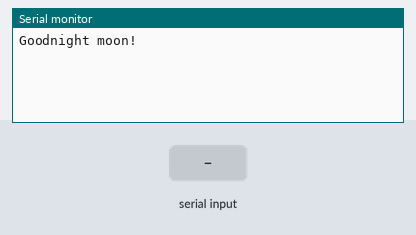
A sketch run on a simulated Arduino Uno, built with avr-gcc and run on an emulated ATmega328P. Parts: the last lines printed to the serial monitor. The inputs (shaded band) are chosen by the test bench.

Above: at 1.2 s.
1.3 s: "1" received over the second serial link
At 2.3 s:
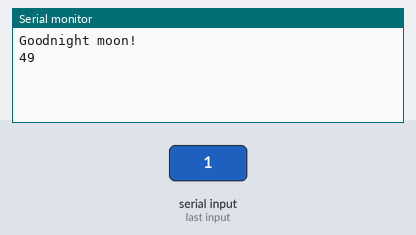
2.8 s: "0" received over the second serial link
At 3.4 s:
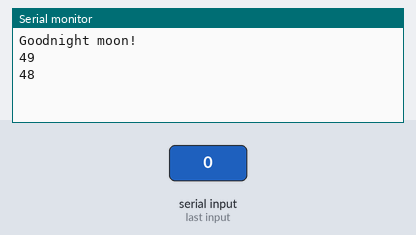
4.3 s: "2" received over the second serial link
At 5.8 s:
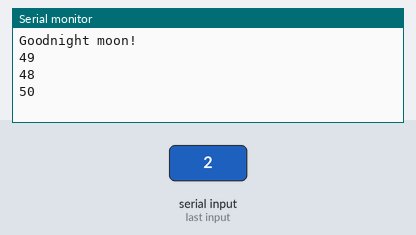

The sketch:

SerialCommunication.ino
```cpp
#include <SoftwareSerial.h>

SoftwareSerial mySerial(10, 11); // RX, TX

String RetriveData;

void setup() {
  // Open serial communications and wait for port to open:
  Serial.begin(9600);
  while (!Serial) {
    ; // wait for serial port to connect. Needed for native USB port only
  }


  Serial.println("Goodnight moon!");

  // set the data rate for the SoftwareSerial port
  mySerial.begin(19200);
}

void loop() { // run over and over
  if (mySerial.available()) {
    Serial.println(mySerial.read());
  }
}
```

Measured:
- after the input at 1.3 s, the serial monitor: prints a new line at once (image 1)
- after the input at 2.8 s, the serial monitor: prints a new line at once (image 2)
- after the input at 4.3 s, the serial monitor: prints a new line at once (image 3)
